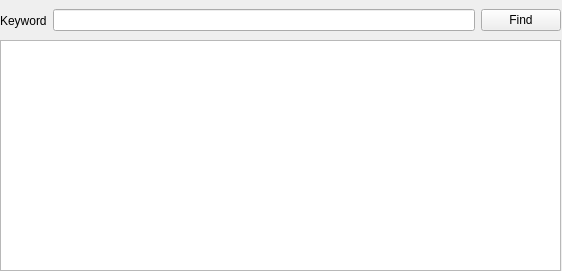
<?xml version="1.0" encoding="UTF-8"?>
<ui version="4.0">
 <class>TextFinder</class>
 <widget class="QWidget" name="TextFinder">
  <property name="geometry">
   <rect>
    <x>0</x>
    <y>0</y>
    <width>562</width>
    <height>271</height>
   </rect>
  </property>
  <property name="windowTitle">
   <string>TextFinder</string>
  </property>
  <widget class="QWidget" name="horizontalLayoutWidget">
   <property name="geometry">
    <rect>
     <x>0</x>
     <y>0</y>
     <width>561</width>
     <height>41</height>
    </rect>
   </property>
   <layout class="QHBoxLayout" name="horizontalLayout">
    <item>
     <widget class="QLabel" name="label">
      <property name="text">
       <string>Keyword</string>
      </property>
     </widget>
    </item>
    <item>
     <widget class="QLineEdit" name="lineEdit"/>
    </item>
    <item>
     <widget class="QPushButton" name="findButton">
      <property name="text">
       <string>Find</string>
      </property>
     </widget>
    </item>
   </layout>
  </widget>
  <widget class="QWidget" name="verticalLayoutWidget">
   <property name="geometry">
    <rect>
     <x>0</x>
     <y>40</y>
     <width>561</width>
     <height>231</height>
    </rect>
   </property>
   <layout class="QVBoxLayout" name="verticalLayout_3">
    <item>
     <widget class="QTextEdit" name="textEdit"/>
    </item>
   </layout>
  </widget>
 </widget>
 <resources/>
 <connections/>
</ui>
